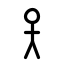
Frame 1 (no input)
Frame 60 (the mouse pressed at the canvas centre just before this capture): identical to frame 1, image omitted
Frame 120 (the mouse held since frame 60 and released just before this capture): identical to frame 1, image omitted

The Processing sketch that drew this single still picture (run headless with seeded random() and noise(); from frame 60 on, the mouse is pressed at the canvas centre):

// Processing sketch: Client
// ── Client.pde

void setup()
{
  size(64,64);
  ellipseMode(RADIUS);
  strokeJoin(ROUND);
}

void draw()
{
  background(255, 255, 255, 0);
  stroke(0);
  noFill();
  strokeWeight(0.05 * width);

  float yPelv = 0.65;
  float yArms = 0.50;

  ellipse(0.50 * width,  0.25 * height, 0.10 * width,  0.10 * height);  // head
  line(   0.50 * width,  0.35 * height, 0.50 * width, yPelv * height);  // body
  line(   0.40 * width,  0.90 * height, 0.50 * width, yPelv * height);  // left leg
  line(   0.60 * width,  0.90 * height, 0.50 * width, yPelv * height);  // right leg
  line(   0.40 * width, yArms * height, 0.60 * width, yArms * height);  // arms
}
